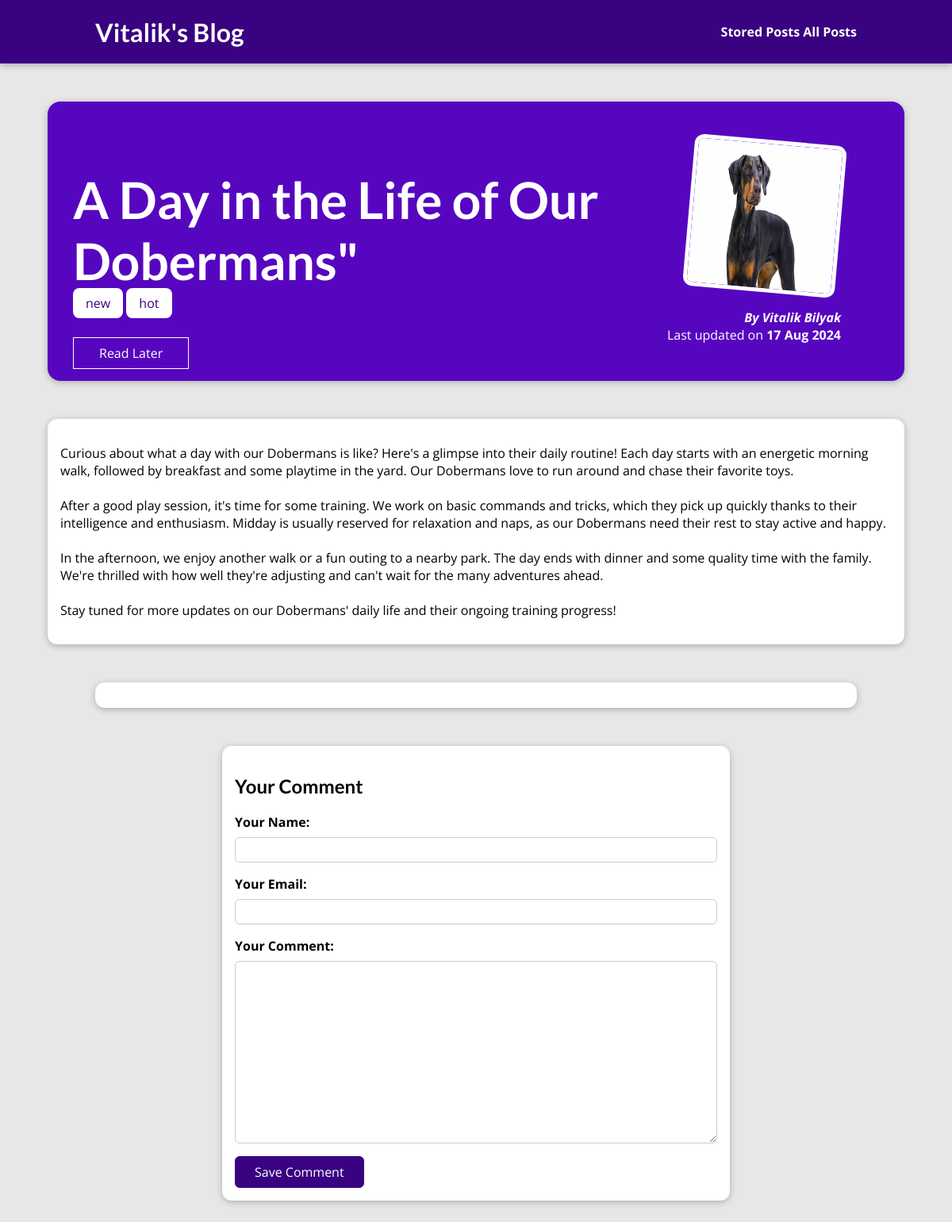
/posts/day-life-our-dobermans, run on the app's committed database.
### blog/models.py (models this page shows, shortened)
class Post(models.Model):
    title = models.CharField(max_length=150)
    excerpt = models.CharField(max_length=200)
    image = models.ImageField(upload_to="posts", null=True)
    date = models.DateField(auto_now=True)
    slug = models.SlugField(unique=True, db_index=True)
    content = models.TextField(validators=[MinLengthValidator(10)])
    author = models.ForeignKey(
        Author, on_delete=models.SET_NULL, null=True,related_name="posts")
    tags = models.ManyToManyField(Tag)

class Tag(models.Model):
  caption = models.CharField(max_length=20)

class Author(models.Model):
    first_name = models.CharField(max_length=100)
    last_name = models.CharField(max_length=100)
    email_address = models.EmailField()
    def full_name(self):
        return f"{self.first_name} {self.last_name}"
    def __str__(self):
        return self.full_name()

### blog/views.py (the view, shortened to what this page needs)
# urls.py: path("posts/<slug:slug>", views.SinglePostsView.as_view(), name="post-detail-page"),
class SinglePostsView(View):
    def is_stored_post(self, request, post_id):
       stored_posts = request.session.get("stored_posts")
       if stored_posts is not None:
         is_saved_for_later = post_id in stored_posts
       else:
         is_saved_for_later = False
       return is_saved_for_later
    def get(self, request, slug):
        post = Post.objects.get(slug=slug)
        context = {
            "post": post,
            "post_tags": post.tags.all(),
            "comment_form": CommentForm(),
            "comments": post.comments.all().order_by("-id"),
            "saved_for_later": self.is_stored_post(request, post.id)
        }
        return render(request, "post-detail.html", context)

### blog/forms.py
class CommentForm(forms.ModelForm):
    class Meta:
        model = Comment
        exclude = ["post"]
        labels = {
            "user_name":"Your Name",
            "user_email":"Your Email",
            "text":"Your Comment"
        }

### blog/templates/post-detail.html (shortened to what this page needs)
{% extends "base.html" %}
{% load static %}
{% block css_files %}
<link rel="stylesheet" href="{% static "post-datail.css" %}" />
{% endblock %}
{% block content %}
<section id="summary">
  <h2>{{ post.title }}</h2>
  <div>
    {% for tag in post_tags %}
      <span class="tag">{{ tag.caption }}</span>
    {% endfor %}
  </div>
  <div id="read-later">
    <form action="{% url "read-later" %}" method="POST">
      <button>
        {% if saved_for_later %}
          Remove from "Read Later" List
        {% else %}
          Read Later
        {% endif %}
      </button>
    </form>
  </div>
  <article>
    <img src="{{ post.image.url }}" alt="{{ post.title }}" />
    <address>By <a href="mailto:{{ post.author.email_address }}">{{ post.author }}</a></address>
    <div>Last updated on <time>{{ post.date|date:"d M Y" }}</time></div>
  </article>
</section>
<main>
  {{ post.content|linebreaks }}
</main>
<section id="comments">
</section>
<section id="comment-form">
  <h2>Your Comment</h2>
  <form action="{% url "post-detail-page" post.slug %}" method="POST">
    {% for form_field in comment_form %}
      <div class="form-control {% if form_field.errors %}invalid{% endif %}">
        {{ form_field.label_tag }}
        {{ form_field }}
      </div>
    {% endfor %}
    <button>Save Comment</button>
  </form>
</section>
{% endblock %}

### static/app.css (style rules this page uses)
* { box-sizing: border-box; }
html { font-family: 'Open Sans', 'Lato', sans-serif; }
body { margin: 0; }
h1, h2, h3 { font-family: 'Lato', sans-serif; font-weight: bold; }

### blog/static/post-datail.css (style rules this page uses)
body { background-color: #e7e7e7; }
#summary { margin: 8rem auto 3rem auto; padding: 2rem; width: 90%; max-width: 90rem; border-radius: 16px; background-color: #5706c0; position: relative; box-shadow: 0 2px 8px rgba(0, 0, 0, 0.25); height: 22rem; }
#summary h2 { color: white; font-size: 4rem; position: relative; z-index: 2; margin-bottom: 0.25rem; }
#summary article { position: absolute; top: 2rem; right: 3rem; padding: 1rem 2rem; border-radius: 12px; text-align: right; color: white; }
#summary article img { width: 12rem; height: 12rem; border-radius: 12px; transform: rotateZ(5deg); border: 5px solid white; margin-bottom: 1rem; z-index: 1; }
#summary address { font-weight: bold; }
#summary a { color: white; text-decoration: none; }
#summary time { font-weight: bold; }
#read-later { margin: 2rem 0; }
#read-later button { background-color: transparent; border: 1px solid white; padding: 0.5rem 2rem; font: inherit; color: white; cursor: pointer; }
main { width: 90%; max-width: 90rem; margin: 3rem auto; background-color: white; padding: 1rem; border-radius: 12px; box-shadow: 0 2px 8px rgba(0, 0, 0, 0.25); }
.tag { background-color: white; color: #390281; padding: 0.5rem 1rem; border-radius: 8px; width: max-content; }
#comment-form { margin: 3rem auto; width: 90%; max-width: 40rem; border-radius: 12px; background-color: white; box-shadow: 0 2px 8px rgba(0, 0, 0, 0.25); padding: 1rem; }
#comment-form button { font: inherit; background-color: #390281; color: white; border: 1px solid #390281; padding: 0.5rem 1.5rem; border-radius: 6px; cursor: pointer; }
.form-control { margin-bottom: 1rem; }
.form-control label { font-weight: bold; margin-bottom: 0.5rem; display: block; }
.form-control input, .form-control textarea { display: block; width: 100%; font: inherit; padding: 0.25rem; border-radius: 6px; border: 1px solid #ccc; }
#comments { margin: 3rem auto; width: 90%; max-width: 60rem; border-radius: 12px; background-color: white; box-shadow: 0 2px 8px rgba(0, 0, 0, 0.25); padding: 1rem 2rem; }

### data on the page
Post: title "A Day in the Life of Our Dobermans\"", image (picture), author "Vitalik Bilyak", date "17 Aug 2024", content "Curious about what a day with our Dobermans is like? Here's a glimpse into their daily routine! Each day starts with an energetic morning walk, followed by breakfast and some playtime in the yard. Our Dobermans love to run around and chase their favorite toys. After a good play session, it's time for some training. We work on basic commands and tricks, which they pick up quickly thanks to their intelligence and enthusiasm. Midday is usually reserved for relaxation and naps, as our Dobermans need their rest to stay active and happy. In the afternoon, we enjoy another walk or a fun outing to a nearby park. The day ends with dinner and some quality time with the family. We're thrilled with how…"
Tag: caption "new"
Tag: caption "hot"
